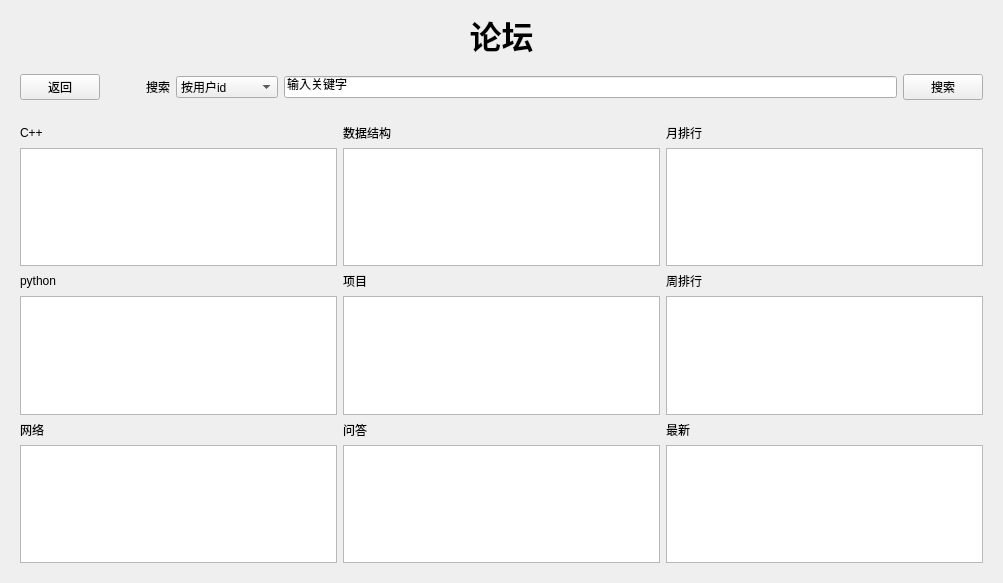
<?xml version="1.0" encoding="UTF-8"?>
<ui version="4.0">
 <class>forum</class>
 <widget class="QWidget" name="forum">
  <property name="geometry">
   <rect>
    <x>0</x>
    <y>0</y>
    <width>1003</width>
    <height>583</height>
   </rect>
  </property>
  <property name="windowTitle">
   <string>Form</string>
  </property>
  <layout class="QVBoxLayout" name="verticalLayout">
   <item>
    <widget class="QLabel" name="label_2">
     <property name="font">
      <font>
       <family>Arial</family>
       <pointsize>24</pointsize>
       <weight>75</weight>
       <bold>true</bold>
      </font>
     </property>
     <property name="text">
      <string>论坛</string>
     </property>
     <property name="alignment">
      <set>Qt::AlignCenter</set>
     </property>
    </widget>
   </item>
   <item>
    <widget class="QWidget" name="widget_2" native="true">
     <layout class="QHBoxLayout" name="horizontalLayout">
      <item>
       <widget class="QPushButton" name="pushButton_6">
        <property name="text">
         <string>返回</string>
        </property>
       </widget>
      </item>
      <item>
       <spacer name="horizontalSpacer">
        <property name="orientation">
         <enum>Qt::Horizontal</enum>
        </property>
        <property name="sizeType">
         <enum>QSizePolicy::Fixed</enum>
        </property>
        <property name="sizeHint" stdset="0">
         <size>
          <width>40</width>
          <height>20</height>
         </size>
        </property>
       </spacer>
      </item>
      <item>
       <widget class="QLabel" name="label">
        <property name="text">
         <string>搜索</string>
        </property>
       </widget>
      </item>
      <item>
       <widget class="QComboBox" name="comboBox">
        <item>
         <property name="text">
          <string>按用户id</string>
         </property>
        </item>
        <item>
         <property name="text">
          <string>按用户名</string>
         </property>
        </item>
        <item>
         <property name="text">
          <string>按文章id</string>
         </property>
        </item>
        <item>
         <property name="text">
          <string>按文章关键字</string>
         </property>
        </item>
       </widget>
      </item>
      <item>
       <widget class="QLineEdit" name="lineEdit">
        <property name="text">
         <string>输入关键字</string>
        </property>
       </widget>
      </item>
      <item>
       <widget class="QPushButton" name="pushButton_5">
        <property name="text">
         <string>搜索</string>
        </property>
       </widget>
      </item>
     </layout>
    </widget>
   </item>
   <item>
    <widget class="QWidget" name="widget" native="true">
     <layout class="QGridLayout" name="gridLayout">
      <item row="0" column="0">
       <widget class="QLabel" name="label_3">
        <property name="text">
         <string>C++</string>
        </property>
       </widget>
      </item>
      <item row="0" column="1">
       <widget class="QLabel" name="label_4">
        <property name="text">
         <string>数据结构</string>
        </property>
       </widget>
      </item>
      <item row="0" column="2">
       <widget class="QLabel" name="label_7">
        <property name="text">
         <string>月排行</string>
        </property>
       </widget>
      </item>
      <item row="1" column="0">
       <widget class="QListWidget" name="listWidget"/>
      </item>
      <item row="1" column="1">
       <widget class="QListWidget" name="listWidget_4"/>
      </item>
      <item row="1" column="2">
       <widget class="QListWidget" name="listWidget_8"/>
      </item>
      <item row="2" column="0">
       <widget class="QLabel" name="label_11">
        <property name="text">
         <string>python</string>
        </property>
       </widget>
      </item>
      <item row="2" column="1">
       <widget class="QLabel" name="label_6">
        <property name="text">
         <string>项目</string>
        </property>
       </widget>
      </item>
      <item row="2" column="2">
       <widget class="QLabel" name="label_8">
        <property name="text">
         <string>周排行</string>
        </property>
       </widget>
      </item>
      <item row="3" column="0">
       <widget class="QListWidget" name="listWidget_2"/>
      </item>
      <item row="3" column="1">
       <widget class="QListWidget" name="listWidget_5"/>
      </item>
      <item row="3" column="2">
       <widget class="QListWidget" name="listWidget_7"/>
      </item>
      <item row="4" column="0">
       <widget class="QLabel" name="label_5">
        <property name="text">
         <string>网络</string>
        </property>
       </widget>
      </item>
      <item row="4" column="1">
       <widget class="QLabel" name="label_10">
        <property name="text">
         <string>问答</string>
        </property>
       </widget>
      </item>
      <item row="4" column="2">
       <widget class="QLabel" name="label_9">
        <property name="text">
         <string>最新</string>
        </property>
       </widget>
      </item>
      <item row="5" column="0">
       <widget class="QListWidget" name="listWidget_3"/>
      </item>
      <item row="5" column="1">
       <widget class="QListWidget" name="listWidget_6"/>
      </item>
      <item row="5" column="2">
       <widget class="QListWidget" name="listWidget_9"/>
      </item>
     </layout>
    </widget>
   </item>
  </layout>
 </widget>
 <resources/>
 <connections/>
</ui>
